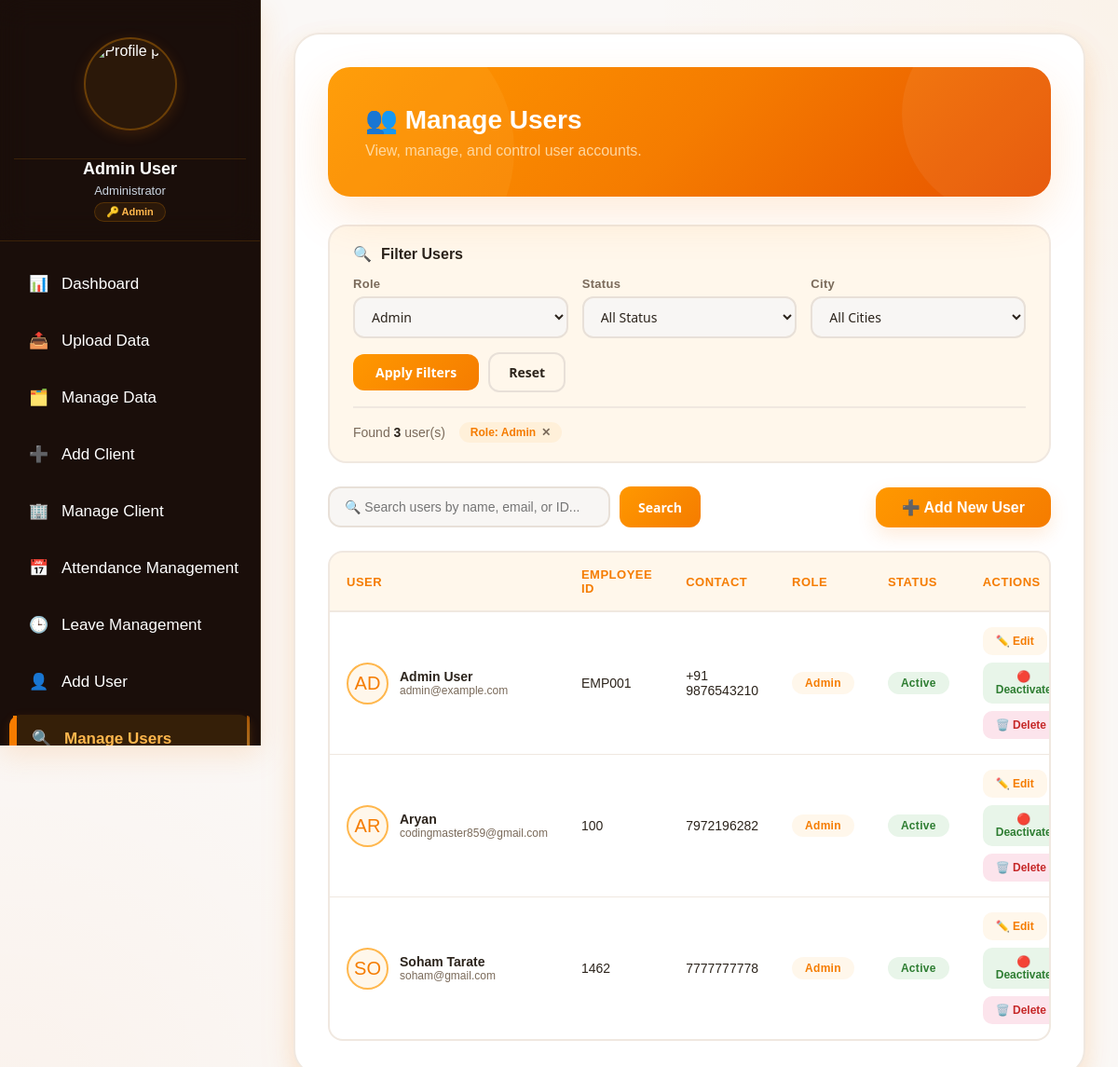
Screenshot of /manage_user.php?role=Admin (signed in) with the database file from the repository.
### tables this page shows
CREATE TABLE `users` (
  `user_id` int(11) NOT NULL,
  `name` varchar(255) DEFAULT NULL,
  `address` text DEFAULT NULL,
  `employee_id` varchar(50) DEFAULT NULL,
  `email_id` varchar(255) DEFAULT NULL,
  `email_pass` varchar(255) DEFAULT NULL,
  `contact_no` varchar(20) DEFAULT NULL,
  `username` varchar(50) DEFAULT NULL,
  `password_hash` varchar(255) DEFAULT NULL,
  `designation` varchar(100) DEFAULT NULL,
  `role` varchar(50) DEFAULT NULL,
  `city` varchar(100) DEFAULT NULL,
  `profile_picture` varchar(255) DEFAULT NULL,
  `status` varchar(20) DEFAULT NULL,
  `session_token` varchar(255) DEFAULT NULL,
  `created_at` datetime DEFAULT NULL,
  `updated_at` datetime DEFAULT NULL
);

### manage_user.php (the view, shortened to what this page needs)
<?php
include 'sidebar.php';
$filter_role = isset($_GET['role']) ? $_GET['role'] : '';
$filter_status = isset($_GET['status']) ? $_GET['status'] : '';
$filter_city = isset($_GET['city']) ? $_GET['city'] : '';
$search_query = isset($_GET['search']) ? $_GET['search'] : '';
$where_conditions = [];
$params = [];
$types = "";
if (!empty($filter_role)) {
    $where_conditions[] = "role = ?";
    $params[] = $filter_role;
    $types .= "s";
}
$sql = "SELECT * FROM users";
if (!empty($where_conditions)) {
    $sql .= " WHERE " . implode(" AND ", $where_conditions);
}
$sql .= " ORDER BY created_at DESC";
if (!empty($params)) {
    $stmt = mysqli_prepare($conn, $sql);
    if ($stmt) {
        mysqli_stmt_bind_param($stmt, $types, ...$params);
        mysqli_stmt_execute($stmt);
        $result = mysqli_stmt_get_result($stmt);
    } else {
        $result = mysqli_query($conn, $sql);
    }
} else {
    $result = mysqli_query($conn, $sql);
}
$users = [];
if ($result) {
    while ($row = mysqli_fetch_assoc($result)) {
        $users[] = $row;
    }
}
function getFilterQueryStringWithout($exclude) {
    $params = [];
    if (!empty($_GET['role']) && $_GET['role'] != $exclude) $params[] = "role=" . urlencode($_GET['role']);
    return !empty($params) ? "?" . implode("&", $params) : "";
}
?>
<!DOCTYPE html>
<html>
<head>
</head>
<body>
    <div class="main-content" id="mainContent">
        <div class="container">
            <div class="welcome-card">
                <h1>👥 Manage Users</h1>
                <p>View, manage, and control user accounts.</p>
            </div>
            <div class="filter-section">
                <div class="filter-title">
                    <span>🔍</span> Filter Users
                </div>
                <form method="GET" action="">
                    <div class="filter-grid">
                        <div class="filter-group">
                            <label for="filter_role">Role</label>
                            <select id="filter_role" name="role">
                                <option value="Admin" <?php echo ($filter_role == 'Admin') ? 'selected' : ''; ?>>Admin</option>
                            </select>
                        </div>
                        <div class="filter-group">
                            <label for="filter_status">Status</label>
                            <select id="filter_status" name="status">
                                <option value="">All Status</option>
                            </select>
                        </div>
                        <div class="filter-group">
                            <label for="filter_city">City</label>
                            <select id="filter_city" name="city">
                                <option value="">All Cities</option>
                            </select>
                        </div>
                        <div class="filter-actions">
                            <button type="submit" class="btn-filter">Apply Filters</button>
                            <a href="manage_user.php" class="btn-reset">Reset</a>
                        </div>
                    </div>
                    <?php if (!empty($filter_role) || !empty($filter_status) || !empty($filter_city) || !empty($search_query)): ?>
                        <div class="filter-stats">
                            <span class="stat-item">
                                Found <strong><?php echo count($users); ?></strong> user(s)
                            </span>
                            <div class="active-filters">
                                <?php if (!empty($filter_role)): ?>
                                    <span class="filter-tag">
                                        Role: <?php echo htmlspecialchars($filter_role); ?>
                                        <a href="manage_user.php<?php echo getFilterQueryStringWithout('role'); ?>"
                                           class="remove-filter">✕</a>
                                    </span>
                                <?php endif; ?>
                            </div>
                        </div>
                    <?php endif; ?>
                </form>
            </div>
            <div class="header-actions">
                <div class="search-box">
                    <form method="GET" action="">
                        <input type="text"
                               id="searchInput"
                               name="search"
                               placeholder="🔍 Search users by name, email, or ID..."
                               value="<?php echo htmlspecialchars($search_query); ?>">
                        <button type="submit" class="btn-filter" style="padding: 10px 20px;">Search</button>
                    </form>
                </div>
                <a href="add_user.php" class="btn-add">
                    ➕ Add New User
                </a>
            </div>
            <div class="table-responsive">
                <table id="userTable">
                    <thead>
                        <tr>
                            <th>User</th>
                            <th>Employee ID</th>
                            <th>Contact</th>
                            <th>Role</th>
                            <th>Status</th>
                            <th>Actions</th>
                        </tr>
                    </thead>
                    <tbody>
                        <?php if (count($users) > 0): ?>
                            <?php foreach ($users as $user): ?>
                                <tr>
                                    <td>
                                        <div class="user-info">
                                            <?php if (!empty($user['profile_picture']) && file_exists($user['profile_picture'])): ?>
                                                <img src="<?php echo htmlspecialchars($user['profile_picture']); ?>"
                                                     alt="Profile"
                                                     class="user-avatar">
                                            <?php else: ?>
                                                <div class="user-avatar-placeholder">
                                                    <?php echo strtoupper(substr($user['name'], 0, 2)); ?>
                                                </div>
                                            <?php endif; ?>
                                            <div class="user-details">
                                                <span class="user-name"><?php echo htmlspecialchars($user['name']); ?></span>
                                                <span class="user-email"><?php echo htmlspecialchars($user['email_id']); ?></span>
                                            </div>
                                        </div>
                                    </td>
                                    <td><?php echo htmlspecialchars($user['employee_id']); ?></td>
                                    <td><?php echo htmlspecialchars($user['contact_no']); ?></td>
                                    <td>
                                        <span class="badge badge-role">
                                            <?php echo htmlspecialchars($user['role']); ?>
                                        </span>
                                    </td>
                                    <td>
                                        <span class="badge <?php echo ($user['status'] == 'active') ? 'badge-active' : 'badge-inactive'; ?>">
                                            <?php echo ucfirst($user['status']); ?>
                                        </span>
                                    </td>
                                    <td>
                                        <div class="action-buttons">
                                            <button type="button"
                                                    class="btn-action btn-edit"
                                                    onclick="openEditModal(<?php echo htmlspecialchars(json_encode($user)); ?>)">
                                                ✏️ Edit
                                            </button>
                                            <form method="post" style="display: inline;">
                                                <button type="submit"
                                                        name="toggle_status"
                                                        class="btn-action btn-toggle"
                                                        onclick="return confirm('Toggle status for <?php echo addslashes($user['name']); ?>?')">
                                                    <?php echo ($user['status'] == 'active') ? '🔴' : '🟢'; ?>
                                                    <?php echo ($user['status'] == 'active') ? 'Deactivate' : 'Activate'; ?>
                                                </button>
                                            </form>
                                            <form method="post" style="display: inline;"
                                                  onsubmit="return confirm('Are you sure you want to delete <?php echo addslashes($user['name']); ?>? This action cannot be undone.')">
                                                <button type="submit"
                                                        name="delete_user"
                                                        class="btn-action btn-delete">
                                                    🗑️ Delete
                                                </button>
                                            </form>
                                        </div>
                                    </td>
                                </tr>
                            <?php endforeach; ?>
                        <?php endif; ?>
                    </tbody>
                </table>
            </div>
        </div>
    </div>
</body>
</html>

### sidebar.php (style rules this page uses)
* { margin: 0; padding: 0; box-sizing: border-box; font-family: Arial, sans-serif; }
body { background: linear-gradient(180deg, #1a0e0a 0%, #0d0805 100%); background-size: cover; background-position: center; background-repeat: no-repeat; background-attachment: fixed; min-height: 100vh; }
:root { --bg: #0d0805; --sidebar-bg: #1a0e0a; --card-bg: #1a0e0a; --text: #f8fafc; --sidebar-text: #ffffff; --border: #3a2a1a; --hover: #ff9800; --orange-primary: #f57c00; --orange-light: #ffb74d; --orange-dark: #e65100; --orange-gradient-start: #ff9800; --orange-gradient-end: #f57c00; --orange-subtle: rgba(255, 152, 0, 0.08); --orange-shadow: rgba(245, 124, 0, 0.15); }

### rows the page displays
users: name "AD", name "Admin User", email "admin@example.com", employee "EMP001", contact_no "+91 9876543210", role "Admin", status "Active", shows "Deactivate"
users: name "AR", name "Aryan", email "codingmaster859@gmail.com", employee "100", contact_no "7972196282", role "Admin", status "Active", shows "Deactivate"
users: name "SO", name "Soham Tarate", email "soham@gmail.com", employee "1462", contact_no "7777777778", role "Admin", status "Active", shows "Deactivate"

### other values shown
$admin_name "Admin User"
count($users) "3"
$filter_role "Admin"
